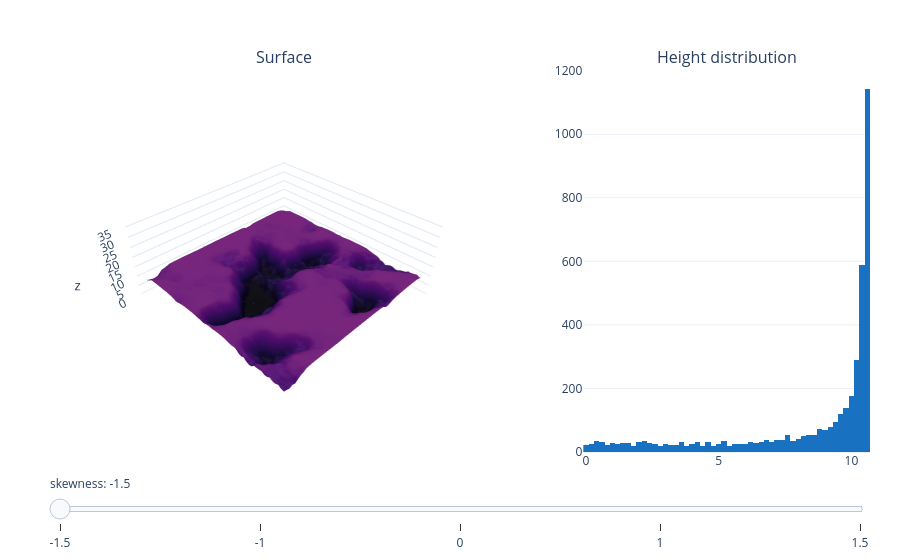

Notebook code for this chart:
### Markdown cell above
A slider over one parameter (all surfaces share the seed):

### Code cell
from nongauss import interactive
interactive.explorer('skewness', (-1.5, -1, 0, 1, 1.5), N=64, kurtosis=4)

### Figure 1 — Plotly figure (JSON) as saved in the notebook; plotly's stock layout.template omitted (floating-point values rounded to 4 significant figures; data arrays with more than 128 entries replaced by an {"elided": "..."} marker saying what was removed)
{"data": [{"cmax": 36.24, "cmin": 0, "colorscale": [[0.0, "#000004"], [0.1111, "#1b0c41"], [0.2222, "#4a0c6b"], [0.3333, "#781c6d"], [0.4444, "#a52c60"], [0.5556, "#cf4446"], [0.6667, "#ed6925"], [0.7778, "#fb9b06"], [0.8889, "#f7d13d"], [1.0, "#fcffa4"]], "scene": "scene", "showscale": false, "type": "surface", "z": {"elided": "64x64 float values"}}, {"marker": {"color": "#1971c2"}, "nbinsx": 80, "type": "histogram", "x": {"elided": "4096 float values"}, "xaxis": "x", "yaxis": "y"}], "layout": {"annotations": [{"font": {"size": 16}, "showarrow": false, "text": "Surface", "x": 0.2852, "xanchor": "center", "xref": "paper", "y": 1.0, "yanchor": "bottom", "yref": "paper"}, {"font": {"size": 16}, "showarrow": false, "text": "Height distribution", "x": 0.8252, "xanchor": "center", "xref": "paper", "y": 1.0, "yanchor": "bottom", "yref": "paper"}], "margin": {"b": 50, "l": 50, "r": 30, "t": 70}, "scene": {"aspectmode": "manual", "aspectratio": {"x": 1, "y": 1, "z": 0.4}, "domain": {"x": [0.0, 0.5704], "y": [0.0, 1.0]}, "xaxis": {"visible": false}, "yaxis": {"visible": false}, "zaxis": {"range": [0, 36.24]}}, "showlegend": false, "sliders": [{"active": 0, "currentvalue": {"prefix": "skewness: "}, "steps": [{"args": [["-1.5"], {"frame": {"duration": 0, "redraw": true}, "mode": "immediate"}], "label": "-1.5", "method": "animate"}, {"args": [["-1"], {"frame": {"duration": 0, "redraw": true}, "mode": "immediate"}], "label": "-1", "method": "animate"}, {"args": [["0"], {"frame": {"duration": 0, "redraw": true}, "mode": "immediate"}], "label": "0", "method": "animate"}, {"args": [["1"], {"frame": {"duration": 0, "redraw": true}, "mode": "immediate"}], "label": "1", "method": "animate"}, {"args": [["1.5"], {"frame": {"duration": 0, "redraw": true}, "mode": "immediate"}], "label": "1.5", "method": "animate"}]}], "xaxis": {"anchor": "y", "domain": [0.6504, 1.0]}, "yaxis": {"anchor": "x", "domain": [0.0, 1.0]}}}
